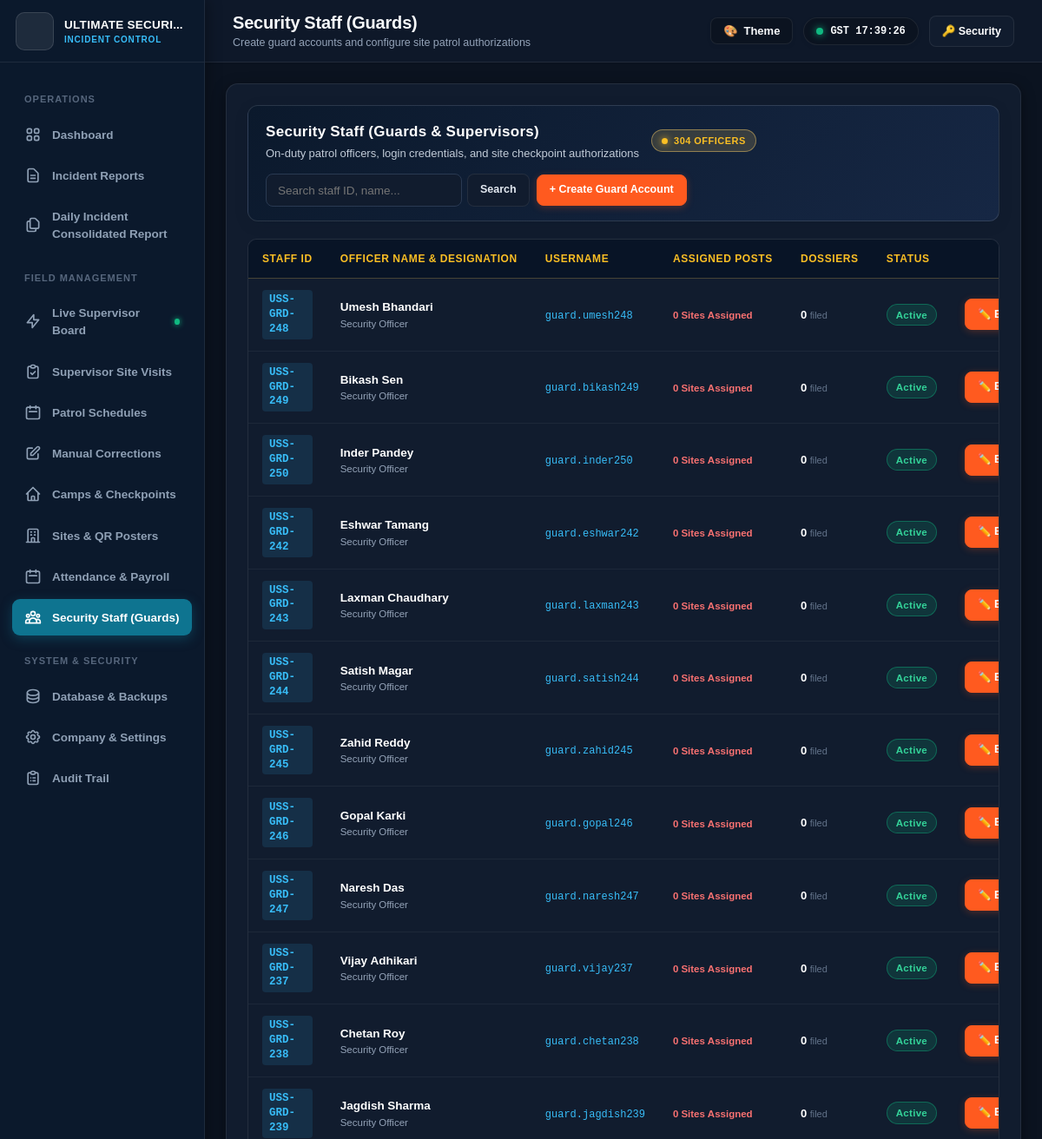
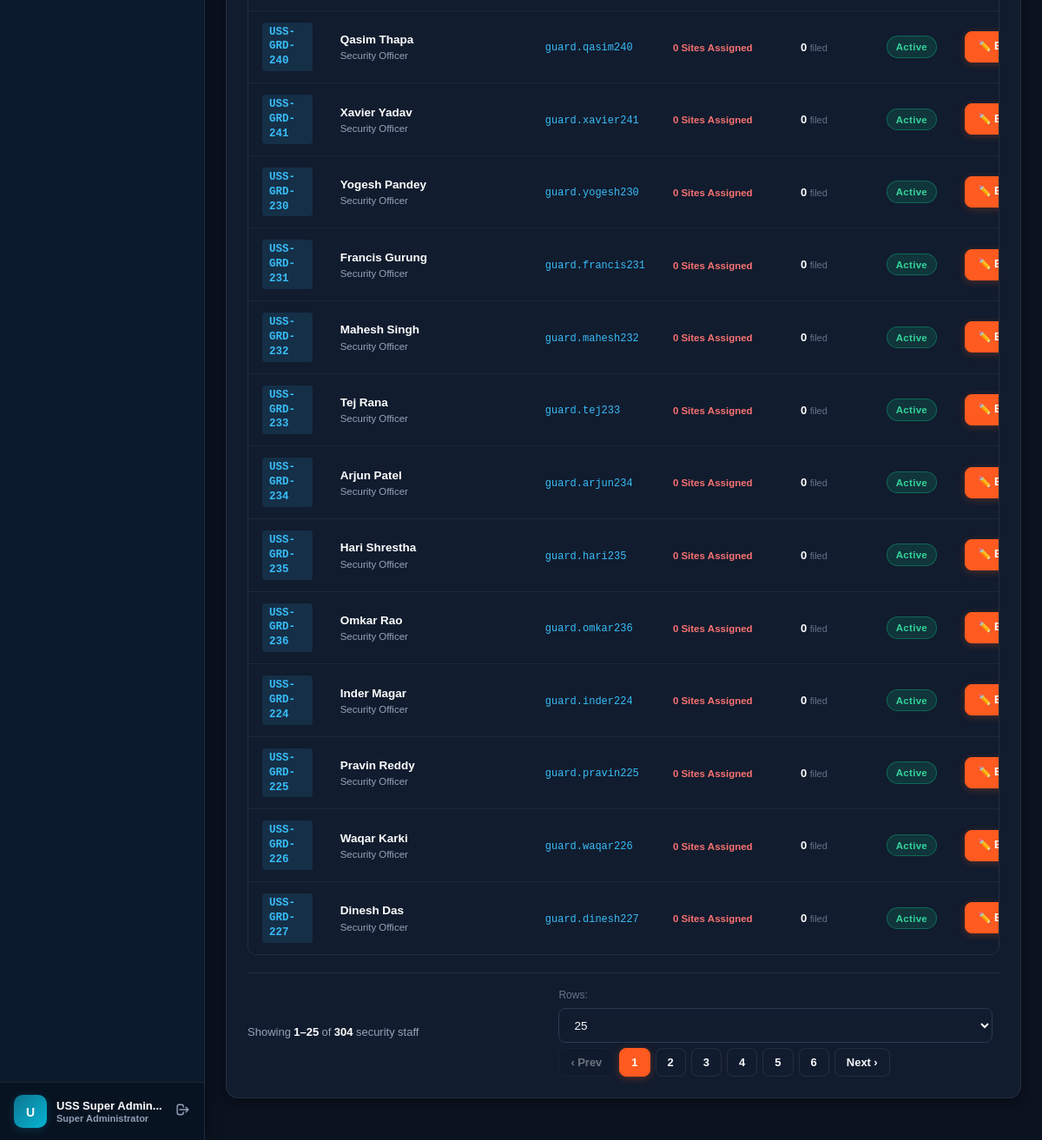
The app's page /hostinger_deployment/admin/guards.php (signed in) with its own data (2 pictures, top to bottom).
### tables this page shows
CREATE TABLE `system_settings` (
  `id` varchar(50) NOT NULL,
  `company_name` varchar(255) NOT NULL DEFAULT 'ULTIMATE SECURITY SERVICES',
  `tagline` varchar(255) NOT NULL DEFAULT 'Total Security Solutions',
  `address_line` text DEFAULT NULL,
  `phone` varchar(100) NOT NULL DEFAULT '+971 4 251 0050',
  `email` varchar(100) NOT NULL DEFAULT 'ops@ultimatesecurity.ae',
  `website` varchar(150) DEFAULT 'https://www.sprinzo.in',
  `logo_url` varchar(255) DEFAULT 'assets/images/logo.png',
  `timezone` varchar(100) NOT NULL DEFAULT 'Asia/Dubai',
  `shift_options` text DEFAULT NULL,
  `cause_options` text DEFAULT NULL,
  `disciplinary_options` text DEFAULT NULL,
  `incident_options` text DEFAULT NULL,
  `notified_options` text DEFAULT NULL,
  `updated_at` datetime NOT NULL DEFAULT current_timestamp() ON UPDATE current_timestamp(),
  `supervisor_remarks_min_length` int(11) NOT NULL DEFAULT 20,
  `supervisor_session_hours` int(11) NOT NULL DEFAULT 16,
  `supervisor_location_check_enabled` tinyint(1) NOT NULL DEFAULT 0,
  `supervisor_alert_email_recipients` text DEFAULT NULL,
  `supervisor_visit_form_schema` longtext DEFAULT NULL,
  PRIMARY KEY (`id`)
);

CREATE TABLE `guards` (
  `id` int(10) unsigned NOT NULL AUTO_INCREMENT,
  `staff_id` varchar(50) NOT NULL,
  `full_name` varchar(150) NOT NULL,
  `designation` varchar(100) NOT NULL DEFAULT 'Security Guard',
  `is_supervisor` tinyint(1) NOT NULL DEFAULT 0,
  `assigned_camp_id` int(10) unsigned DEFAULT NULL,
  `username` varchar(100) NOT NULL,
  `password_hash` varchar(255) NOT NULL,
  `is_active` tinyint(1) NOT NULL DEFAULT 1,
  `last_login_at` datetime DEFAULT NULL,
  `created_at` datetime NOT NULL DEFAULT current_timestamp(),
  `updated_at` datetime NOT NULL DEFAULT current_timestamp() ON UPDATE current_timestamp(),
  PRIMARY KEY (`id`),
  UNIQUE KEY `staff_id` (`staff_id`),
  UNIQUE KEY `username` (`username`),
  KEY `idx_guards_username` (`username`),
  KEY `idx_guards_staff_id` (`staff_id`)
);

### hostinger_deployment/admin/guards.php (the view, shortened to what the rows shown need)
<?php
require_once __DIR__ . '/../includes/functions.php';
$pageTitle = "Security Staff (Guards)";
$db = get_db();
$where = [];
$params = [];
$whereSql = count($where) ? "WHERE " . implode(" AND ", $where) : "";
$page = max(1, (int)($_GET['page'] ?? 1));
$perPage = (int)($_GET['per_page'] ?? 25);
$offset = ($page - 1) * $perPage;
$sql = "
    SELECT g.*,
           (SELECT COUNT(*) FROM incidents i WHERE i.guard_id = g.id AND i.deleted_at IS NULL) as reports_filed,
           (SELECT COUNT(*) FROM guard_site_assignments a WHERE a.guard_id = g.id) as assigned_sites_count,
           (SELECT GROUP_CONCAT(s.code SEPARATOR ', ')
            FROM guard_site_assignments a
            JOIN sites s ON s.id = a.site_id
            WHERE a.guard_id = g.id) as assigned_site_codes,
           (SELECT GROUP_CONCAT(s.name SEPARATOR ' • ')
            FROM guard_site_assignments a
            JOIN sites s ON s.id = a.site_id
            WHERE a.guard_id = g.id) as assigned_site_names,
           (SELECT GROUP_CONCAT(s.id SEPARATOR ',')
            FROM guard_site_assignments a
            JOIN sites s ON s.id = a.site_id
            WHERE a.guard_id = g.id) as assigned_site_ids
    FROM guards g
    {$whereSql}
    ORDER BY g.created_at DESC
    LIMIT {$perPage} OFFSET {$offset}
";
$stmt = $db->prepare($sql);
$stmt->execute($params);
$guards = $stmt->fetchAll();
require_once __DIR__ . '/../includes/header.php';
?>
<div class="dashboard-table-card">
    <div class="table-container" style="overflow-x: auto;">
        <table class="fit-screen-table">
            <thead>
                <tr>
                    <th style="width: 105px;">Staff ID</th>
                    <th>Officer Name &amp; Designation</th>
                    <th style="width: 125px;">Username</th>
                    <th style="width: 135px;">Assigned Posts</th>
                    <th style="width: 90px;">Dossiers</th>
                    <th style="width: 90px;">Status</th>
                    <th style="width: 195px; text-align: right;">Actions</th>
                </tr>
            </thead>
            <tbody>
                <?php if (empty($guards)): ?>
                    <tr>
                        <td colspan="7" style="text-align: center; padding: 40px; color: var(--text-dim);">
                            No guard accounts created yet. Click "+ Create Guard Account" to add officers.
                        </td>
                    </tr>
                <?php else: ?>
                    <?php foreach ($guards as $g):
                        $sitesCount = (int)($g['assigned_sites_count'] ?? (!empty($g['assigned_site_ids']) ? count(explode(',', $g['assigned_site_ids'])) : 0));
                    ?>
                        <tr>
                            <td>
                                <span style="font-family: 'JetBrains Mono', monospace; font-weight: 700; color: #38bdf8; background: rgba(56, 189, 248, 0.12); padding: 3px 8px; border-radius: 4px; display: inline-block; font-size: 12.5px;">
                                    <?= htmlspecialchars($g['staff_id']) ?>
                                </span>
                            </td>
                            <td>
                                <strong style="font-size: 13.5px; color: #fff;"><?= htmlspecialchars($g['full_name']) ?></strong>
                                <div style="font-size: 11.5px; color: #94a3b8; margin-top: 2px; display: flex; align-items: center; gap: 6px; flex-wrap: wrap;">
                                    <span><?= htmlspecialchars($g['designation']) ?></span>
                                </div>
                            </td>
                            <td>
                                <code style="color: #38bdf8; font-size: 12px; font-family: 'JetBrains Mono', monospace;"><?= htmlspecialchars($g['username']) ?></code>
                            </td>
                            <td>
                                <?php if ($sitesCount > 0): ?>
                                    <span style="color: #38bdf8; font-size: 12.5px; font-weight: 700; background: rgba(56, 189, 248, 0.12); padding: 2px 8px; border-radius: 4px; display: inline-block;" title="<?= htmlspecialchars($g['assigned_site_names'] ?? '') ?>">
                                        <?= $sitesCount ?> <?= $sitesCount === 1 ? 'Site' : 'Sites' ?>
                                    </span>
                                <?php else: ?>
                                    <span style="color: #f87171; font-size: 11.5px; font-weight: 700;">0 Sites Assigned</span>
                                <?php endif; ?>
                            </td>
                            <td>
                                <strong style="color: #fff; font-size: 13px;"><?= $g['reports_filed'] ?></strong>
                                <span style="font-size: 11px; color: #64748B;">filed</span>
                            </td>
                            <td>
                                <?php if ($g['is_active']): ?>
                                    <span class="badge" style="background: rgba(16, 185, 129, 0.16); color: #34d399; font-weight: 700; border: 1px solid rgba(16, 185, 129, 0.4); font-size: 11px;">Active</span>
                                <?php else: ?>
                                    <span class="badge" style="background: rgba(244, 63, 94, 0.16); color: #fb7185; font-weight: 700; border: 1px solid rgba(244, 63, 94, 0.4); font-size: 11px;">Suspended</span>
                                <?php endif; ?>
                            </td>
                            <td style="text-align: right; white-space: nowrap;">
                                <div style="display: inline-flex; align-items: center; justify-content: flex-end; gap: 5px;">
                                    <button type="button" class="btn btn-primary btn-sm" style="padding: 5px 9px; font-size: 12px; border-radius: 6px;" onclick='openEditGuardModal(<?= htmlspecialchars(json_encode($g), ENT_QUOTES, "UTF-8") ?>)' title="Assign Sites &amp; Edit Guard">
                                        ✏️ Edit
                                    </button>
                                </div>
                            </td>
                        </tr>
                    <?php endforeach; ?>
                <?php endif; ?>
            </tbody>
        </table>
    </div>
</div>
<?php require_once __DIR__ . '/../includes/footer.php'; ?>

### hostinger_deployment/includes/header.php (shortened to what the rows shown need)
<?php
require_once __DIR__ . '/functions.php';
$settings = get_system_settings();
?>
<!DOCTYPE html>
<html lang="en" data-theme="dark">
<head>
    <link rel="stylesheet" href="<?= APP_URL ?>/assets/css/design-tokens.css?v=<?= file_exists(__DIR__ . '/../assets/css/design-tokens.css') ? filemtime(__DIR__ . '/../assets/css/design-tokens.css') : time() ?>">
    <link rel="stylesheet" href="../assets/css/style.css?v=<?= file_exists(__DIR__ . '/../assets/css/style.css') ? filemtime(__DIR__ . '/../assets/css/style.css') : time() ?>">
    <link rel="stylesheet" href="<?= APP_URL ?>/assets/css/style.css?v=<?= file_exists(__DIR__ . '/../assets/css/style.css') ? filemtime(__DIR__ . '/../assets/css/style.css') : time() ?>">
</head>
<body>
<div class="app-container">
    <aside class="app-sidebar" id="appSidebar">
        <a href="<?= APP_URL ?>/admin/dashboard.php" class="sidebar-brand" style="text-decoration: none;">
            <div class="brand-title">
                <span class="brand-company" title="<?= htmlspecialchars($settings['company_name']) ?>"><?= htmlspecialchars($settings['company_name']) ?></span>
                <span class="brand-sub">Incident Control</span>
            </div>
        </a>
    </aside>
    <main class="app-main">
        <header class="app-header">
            <div style="display: flex; align-items: center; gap: 16px;">
                <div class="header-title-box">
                    <h1><?= isset($pageTitle) ? htmlspecialchars($pageTitle) : 'Operations Dashboard' ?></h1>
                </div>
            </div>
        </header>
        <div class="app-content">

### records on screen
system_settings: company_name "ULTIMATE SECURI…"
guards: staff "USS-GRD-248", full_name "Umesh Bhandari", designation "Security Officer", username "guard.umesh248", reports_filed "0", is_active "Active"
guards: staff "USS-GRD-249", full_name "Bikash Sen", designation "Security Officer", username "guard.bikash249", reports_filed "0", is_active "Active"
guards: staff "USS-GRD-250", full_name "Inder Pandey", designation "Security Officer", username "guard.inder250", reports_filed "0", is_active "Active"
guards: staff "USS-GRD-242", full_name "Eshwar Tamang", designation "Security Officer", username "guard.eshwar242", reports_filed "0", is_active "Active"
guards: staff "USS-GRD-243", full_name "Laxman Chaudhary", designation "Security Officer", username "guard.laxman243", reports_filed "0", is_active "Active"
guards: staff "USS-GRD-244", full_name "Satish Magar", designation "Security Officer", username "guard.satish244", reports_filed "0", is_active "Active"
guards: staff "USS-GRD-245", full_name "Zahid Reddy", designation "Security Officer", username "guard.zahid245", reports_filed "0", is_active "Active"
guards: staff "USS-GRD-246", full_name "Gopal Karki", designation "Security Officer", username "guard.gopal246", reports_filed "0", is_active "Active"
guards: staff "USS-GRD-247", full_name "Naresh Das", designation "Security Officer", username "guard.naresh247", reports_filed "0", is_active "Active"
guards: staff "USS-GRD-237", full_name "Vijay Adhikari", designation "Security Officer", username "guard.vijay237", reports_filed "0", is_active "Active"
guards: staff "USS-GRD-238", full_name "Chetan Roy", designation "Security Officer", username "guard.chetan238", reports_filed "0", is_active "Active"
guards: staff "USS-GRD-239", full_name "Jagdish Sharma", designation "Security Officer", username "guard.jagdish239", reports_filed "0", is_active "Active"
guards: staff "USS-GRD-240", full_name "Qasim Thapa", designation "Security Officer", username "guard.qasim240", reports_filed "0", is_active "Active"
guards: staff "USS-GRD-241", full_name "Xavier Yadav", designation "Security Officer", username "guard.xavier241", reports_filed "0", is_active "Active"
guards: staff "USS-GRD-230", full_name "Yogesh Pandey", designation "Security Officer", username "guard.yogesh230", reports_filed "0", is_active "Active"
guards: staff "USS-GRD-231", full_name "Francis Gurung", designation "Security Officer", username "guard.francis231", reports_filed "0", is_active "Active"
guards: staff "USS-GRD-232", full_name "Mahesh Singh", designation "Security Officer", username "guard.mahesh232", reports_filed "0", is_active "Active"
guards: staff "USS-GRD-233", full_name "Tej Rana", designation "Security Officer", username "guard.tej233", reports_filed "0", is_active "Active"
guards: staff "USS-GRD-234", full_name "Arjun Patel", designation "Security Officer", username "guard.arjun234", reports_filed "0", is_active "Active"
guards: staff "USS-GRD-235", full_name "Hari Shrestha", designation "Security Officer", username "guard.hari235", reports_filed "0", is_active "Active"
guards: staff "USS-GRD-236", full_name "Omkar Rao", designation "Security Officer", username "guard.omkar236", reports_filed "0", is_active "Active"
guards: staff "USS-GRD-224", full_name "Inder Magar", designation "Security Officer", username "guard.inder224", reports_filed "0", is_active "Active"
guards: staff "USS-GRD-225", full_name "Pravin Reddy", designation "Security Officer", username "guard.pravin225", reports_filed "0", is_active "Active"
guards: staff "USS-GRD-226", full_name "Waqar Karki", designation "Security Officer", username "guard.waqar226", reports_filed "0", is_active "Active"
guards: staff "USS-GRD-227", full_name "Dinesh Das", designation "Security Officer", username "guard.dinesh227", reports_filed "0", is_active "Active"

### other values on screen
substr($adminName, 0, 1) "U"
$adminName "USS Super Admin…"
$pageTitle "Security Staff (Guards)"
$pageSubtitle "Create guard accounts and configure site patrol authorizations"
$totalGuards "304"
$offset + 1 "1"
min($totalGuards, $offset + count($guards)) "25"
form field value "25"
